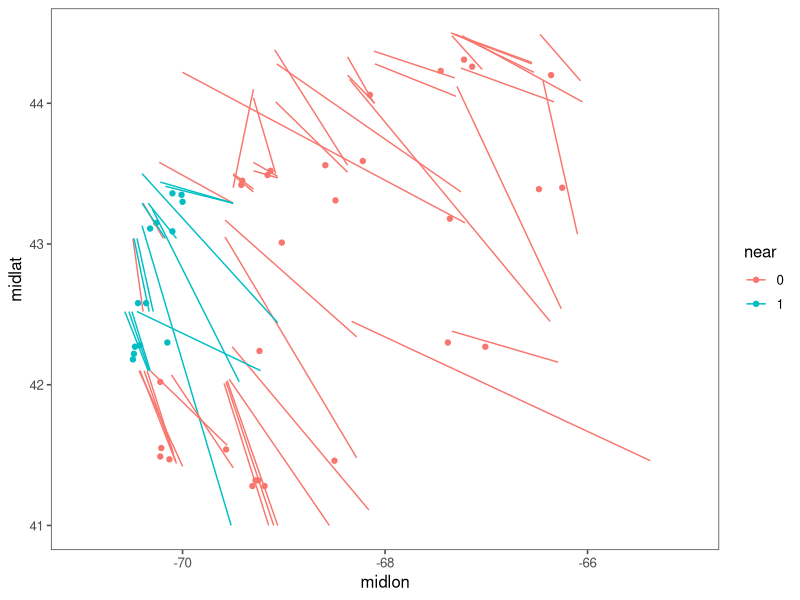

Generate this figure with R: (Note: this script raises an error after producing the figure.)

## where am I working?
getwd()
setwd("../NOAA_trawl_data")
list.files()

## load required packages
library(tidyverse)
library(stringr)
# library(vctrs)
library(ggthemes)

## set plotting theme
theme_set(theme_few())

## import seasonal trawl catch data
f.imp <- list.files(pattern = "SVCAT.csv")
map(f.imp, read_csv) %>% 
  set_names(str_remove(f.imp, pattern = "_2256[0123]_SVCAT.csv")) %>% 
  list2env(.GlobalEnv)
rm(f.imp)

## import stratum information
strata <- read_csv("stratum_information_SVDBS.csv")

## import species list
species <- read_csv("species_list_SVDBS.csv")


# subset strata -----------------------------------------------------------

## subset to strata within the Gulf of Maine
strata <- strata %>% 
  filter(str_detect(stratum_name, "GME"))

## custom function to insert a string after the i-th position
str_insert <- function(x, pos, insert) {
  gsub(paste0("^(.{", pos, "})(.*)$"),
       paste0("\\1", insert, "\\2"),
       x)
}

## format longitude and latitude columns
strata <- strata %>% 
  mutate(across(.cols = midlat:maxlon, 
                ~ str_insert(x = ., pos = 2, insert = ".")), 
         across(.cols = c("midlon", "minlon", "maxlon"), 
                ~ ifelse(is.na(.), NA, paste0("-", .))), 
         across(.cols = midlat:maxlon, ~ as.numeric(.)))


## filter summarized data to include only strata with a midpoint 
## within 100 km of Appledore

## Appledore coordinates
isl_lat <- 42.98683 ## Appledore latitude (decimal degrees)
isl_lon <- -70.60899 ## Appledore longitude (decimal degrees)
station <- cbind(isl_lon, isl_lat)

## midpoint coordinates for strata
sample_locs <- strata[c("midlon", "midlat")]

## calculate the geographic distance matrix from all points to Appledore
dmat <- as.matrix(raster::pointDistance(sample_locs, station, 
                                        lonlat = TRUE))

## how many points are within 100 km?
near_100 <- apply(dmat < 100000, 2, which)
length(near_100) # [1] 13

## add a column to the subset that identifies if the point is within the radius
strata <- strata %>% 
  mutate(near = as.factor(
    if_else(row_number() %in% near_100, 1, 0)))

## Check if that worked
table(strata$near)

## plot strata
ggplot(data = strata, 
       mapping = aes(x = midlon, y = midlat, 
                     group = stratum, colour = near)) + 
  geom_point() + 
  geom_segment(mapping = aes(x = minlon, xend = maxlon, 
                             y = minlat, yend = maxlat)) + 
  scale_x_continuous(limits = c(-71,-65))


# bind seasonal data together ---------------------------------------------

## bind the seasonal data together in a single table
# autumn <- mutate(autumn, season = "autumn")
# spring <- mutate(spring, season = "spring")
# summer <- mutate(summer, season = "summer")
# winter <- mutate(winter, season = "winter")

## fix issues with column classes (don't match)
summer <- mutate(summer, CATCHSEX = as.character(CATCHSEX))
spring <- mutate(spring, CATCHSEX = as.character(CATCHSEX))

## bind subsets together
all_seasons <- bind_rows(autumn, winter, spring, summer, 
                         .id = "SEASON") %>% 
  mutate(SEASON = recode_factor(SEASON, 
                                "1" = "autumn", "2" = "winter", 
                                "3" = "spring", "4" = "summer"))

## get the year from CRUISE6 
## (= 6 digits, first 4 indicate year, last 2 indicate cruise number)
all_seasons <- all_seasons %>% 
  mutate(YEAR = as.integer(substr(CRUISE6, start = 1, stop = 4)))


# summarise data ----------------------------------------------------------

## calculate the total seasonal species-specific catch and biomass 
## values by year and stratum
per_strata <- all_seasons %>% 
  group_by(STRATUM, YEAR, SEASON, SVSPP) %>% 
  summarise(n_individ = sum(EXPCATCHNUM), 
            tot_mass = sum(EXPCATCHWT), 
            n_station = n_distinct(STATION), 
            n_tow = n_distinct(TOW), 
            n_individ_PUE = n_individ / n_tow, 
            tot_mass_PUE = tot_mass / n_tow)

## filter summarized data to include only strata within near Appledore
per_strata <- per_strata %>% 
  filter(STRATUM %in% unique(strata$stratum[strata$near == 1])) %>% 
  left_join(., species, by = "SVSPP")

## calculate the season-specific averages (across all strata)
per_season <- per_strata %>% 
  group_by(YEAR, SEASON, SVSPP, SCINAME, COMNAME) %>% 
  summarise(avg_individ_PUE = mean(n_individ_PUE, na.rm = TRUE), 
            avg_tot_mass_PUE = mean(tot_mass_PUE, na.rm = TRUE)) %>% 
  ungroup() %>% 
  group_by(SVSPP, SEASON) %>% 
  mutate(scaled_avg_individ_PUE = scale(avg_individ_PUE, 
                                        scale = TRUE, center = FALSE), 
         scaled_avg_tot_mass_PUE = scale(avg_tot_mass_PUE, 
                                         scale = TRUE, center = FALSE))
  
## plot time series of average per-stratum counts (PUE) for AUTUMN
ggplot(data = per_season,
       mapping = aes(x = YEAR, y = scaled_avg_individ_PUE, 
                     colour = SVSPP)) + 
  geom_point() + 
  geom_line() + 
  facet_wrap(~ SEASON) + 
  labs(x = NULL, y = "Scaled number of individuals\nacross all strata") + 
  theme(legend.position = "none")

## plot time series of species of interest in SPRING
ggplot(data = per_season %>% 
         filter(SEASON == "spring", 
                COMNAME %in% c("ATLANTIC COD", "HADDOCK", "CUNNER", 
                               "JONAH CRAB", "ATLANTIC ROCK CRAB", 
                               "RED DEEPSEA CRAB", 
                               "SNOW CRAB", "NORTHERN STONE CRAB", 
                               "AMERICAN LOBSTER")), 
       mapping = aes(x = YEAR, y = scaled_avg_individ_PUE, 
                     colour = COMNAME)) + 
  geom_point() + 
  geom_line() + 
  facet_wrap(~ COMNAME) + 
  theme(legend.position = "none")

## biomasses (total weight of all captured individuals)
ggplot(data = per_season %>% 
         filter(SEASON == "spring", 
                COMNAME %in% c("ATLANTIC COD", "HADDOCK", "CUNNER", 
                               "JONAH CRAB", "ATLANTIC ROCK CRAB", 
                               "RED DEEPSEA CRAB", 
                               "SNOW CRAB", "NORTHERN STONE CRAB", 
                               "AMERICAN LOBSTER")), 
       mapping = aes(x = YEAR, y = scaled_avg_tot_mass_PUE, 
                     colour = COMNAME)) + 
  geom_point() + 
  geom_line() + 
  facet_wrap(~ COMNAME) + 
  theme(legend.position = "none")
